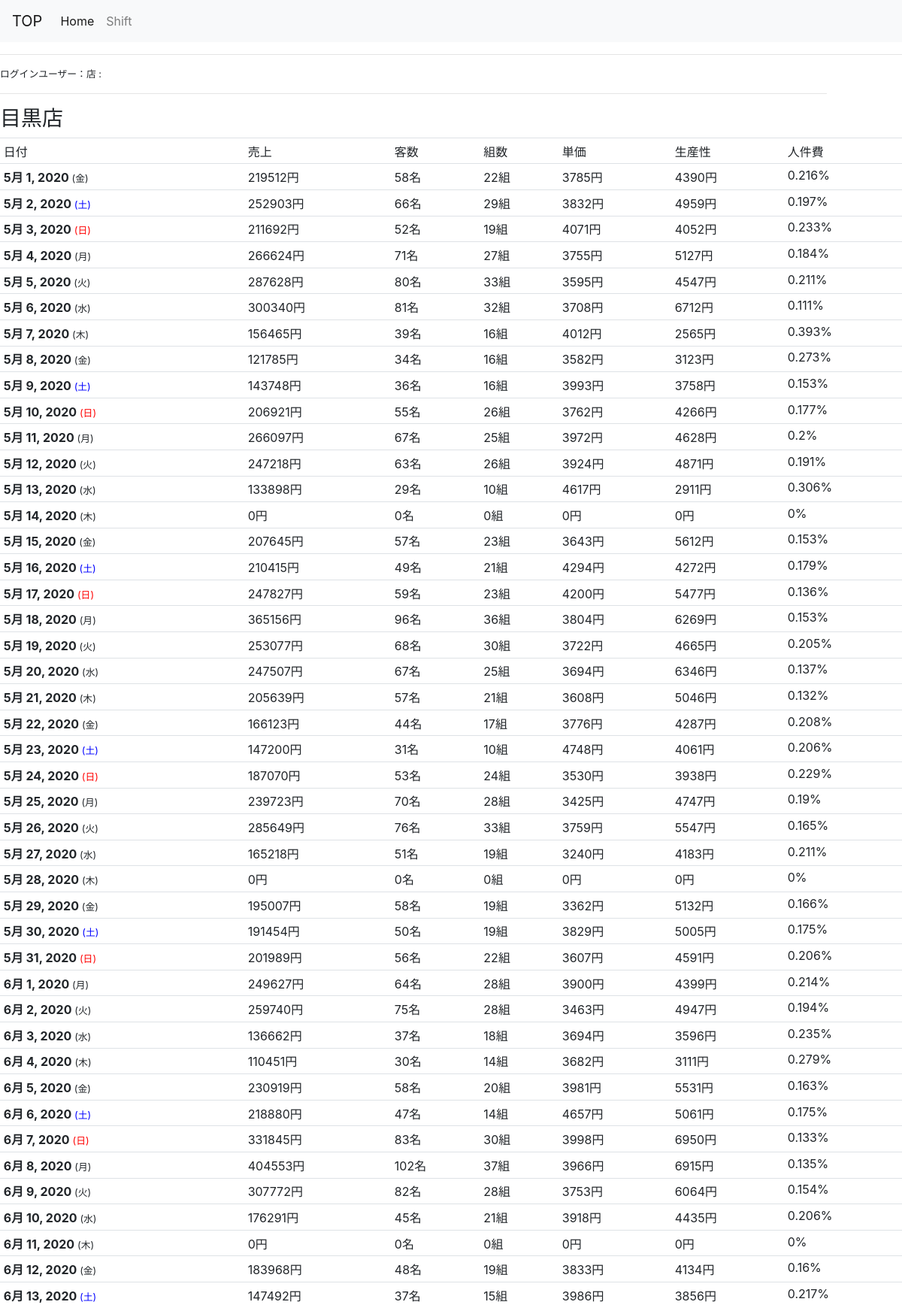
The app's page /data_list/ (upper part) with its own data.
### data/models.py (models this page shows, shortened)
class Shopdata(models.Model):
    days = models.DateField('日付', blank=True)
    CATEGORY = (
        ('0', '目黒'),
        ('1', '上野広小路'),
        ('2', '神保町白山通り'),
        ('3', '北千住'),
    )
    shop = models.CharField('店舗', max_length=10,blank=True, choices=CATEGORY)
    sales = models.IntegerField('売上',blank=True,default="0")
    gest = models.IntegerField('客数' , blank=True,default="0")
    gloup = models.IntegerField('組数',  blank=True,default="0")
    one = models.IntegerField('単価', blank=True,default="0")
    maketime= models.IntegerField('生産性', blank=True,default="0")
    labor  = models.FloatField('人件費率', blank=True,default="0")
    class Meta:
        verbose_name = '計数管理'
        verbose_name_plural = '一覧'

### data/views.py (the view)
# urls.py: path('data_list/', views.Datalist.as_view(), name='data_list'),
class Datalist(generic.ListView):
    model = Shopdata
    template_name = 'data/data_list.html'

### data/templates/data/data_list.html (shortened to what this page needs)
{% extends "register/base.html" %}
{% block content %}
{% for a in shopdata_list %}
{% if forloop.first %}
<h3>{{a.get_shop_display}}店</h3>
{% endif %}
{% endfor %}
<table class="table table-sm">
    <tr>
        <td>日付</td>
        <td>売上</td>
        <td>客数</td>
        <td>組数</td>
        <td>単価</td>
        <td>生産性</td>
        <td>人件費</td>
    </tr>
{% for data in shopdata_list %}
<tr>
<th>{{data.days}}
    {% if data.days|date:"D" == "日" %}
    <small><span style="color: #F00;">({{ data.days | date:"D" }})</span>
    </small></td>
    {% elif data.days|date:"D" == "土" %}
    <small>
          <span style="color:#0000FF">({{ data.days | date:"D" }})</span>
    </small></td>
    {% else %}
    <small>({{ data.days|date:"D" }})</small></td>
           {% endif %}
</th>
<td>{{data.sales}}円</td>
<td>{{data.gest}}名</td>
<td>{{data.gloup}}組</td>
<td>{{data.one}}円</td>
<td>{{data.maketime}}円</td>
<td>{{data.labor}}%</td>
</tr>
{% endfor %}
</table>
{% endblock %}

### records on screen
Shopdata: shop "目黒", days "5月 1, 2020", days "金", sales "219512", gest "58", gloup "22", one "3785", maketime "4390", labor "0.216"
Shopdata: days "5月 2, 2020", days "土", sales "252903", gest "66", gloup "29", one "3832", maketime "4959", labor "0.197"
Shopdata: days "5月 3, 2020", days "日", sales "211692", gest "52", gloup "19", one "4071", maketime "4052", labor "0.233"
Shopdata: days "5月 4, 2020", days "月", sales "266624", gest "71", gloup "27", one "3755", maketime "5127", labor "0.184"
Shopdata: days "5月 5, 2020", days "火", sales "287628", gest "80", gloup "33", one "3595", maketime "4547", labor "0.211"
Shopdata: days "5月 6, 2020", days "水", sales "300340", gest "81", gloup "32", one "3708", maketime "6712", labor "0.111"
Shopdata: days "5月 7, 2020", days "木", sales "156465", gest "39", gloup "16", one "4012", maketime "2565", labor "0.393"
Shopdata: days "5月 8, 2020", days "金", sales "121785", gest "34", gloup "16", one "3582", maketime "3123", labor "0.273"
Shopdata: days "5月 9, 2020", days "土", sales "143748", gest "36", gloup "16", one "3993", maketime "3758", labor "0.153"
Shopdata: days "5月 10, 2020", days "日", sales "206921", gest "55", gloup "26", one "3762", maketime "4266", labor "0.177"
Shopdata: days "5月 11, 2020", days "月", sales "266097", gest "67", gloup "25", one "3972", maketime "4628", labor "0.2"
Shopdata: days "5月 12, 2020", days "火", sales "247218", gest "63", gloup "26", one "3924", maketime "4871", labor "0.191"
Shopdata: days "5月 13, 2020", days "水", sales "133898", gest "29", gloup "10", one "4617", maketime "2911", labor "0.306"
Shopdata: days "5月 14, 2020", days "木", sales "0", gest "0", gloup "0", one "0", maketime "0", labor "0"
Shopdata: days "5月 15, 2020", days "金", sales "207645", gest "57", gloup "23", one "3643", maketime "5612", labor "0.153"
Shopdata: days "5月 16, 2020", days "土", sales "210415", gest "49", gloup "21", one "4294", maketime "4272", labor "0.179"
Shopdata: days "5月 17, 2020", days "日", sales "247827", gest "59", gloup "23", one "4200", maketime "5477", labor "0.136"
Shopdata: days "5月 18, 2020", days "月", sales "365156", gest "96", gloup "36", one "3804", maketime "6269", labor "0.153"
Shopdata: days "5月 19, 2020", days "火", sales "253077", gest "68", gloup "30", one "3722", maketime "4665", labor "0.205"
Shopdata: days "5月 20, 2020", days "水", sales "247507", gest "67", gloup "25", one "3694", maketime "6346", labor "0.137"
Shopdata: days "5月 21, 2020", days "木", sales "205639", gest "57", gloup "21", one "3608", maketime "5046", labor "0.132"
Shopdata: days "5月 22, 2020", days "金", sales "166123", gest "44", gloup "17", one "3776", maketime "4287", labor "0.208"
Shopdata: days "5月 23, 2020", days "土", sales "147200", gest "31", gloup "10", one "4748", maketime "4061", labor "0.206"
Shopdata: days "5月 24, 2020", days "日", sales "187070", gest "53", gloup "24", one "3530", maketime "3938", labor "0.229"
Shopdata: days "5月 25, 2020", days "月", sales "239723", gest "70", gloup "28", one "3425", maketime "4747", labor "0.19"
Shopdata: days "5月 26, 2020", days "火", sales "285649", gest "76", gloup "33", one "3759", maketime "5547", labor "0.165"
Shopdata: days "5月 27, 2020", days "水", sales "165218", gest "51", gloup "19", one "3240", maketime "4183", labor "0.211"
Shopdata: days "5月 28, 2020", days "木", sales "0", gest "0", gloup "0", one "0", maketime "0", labor "0"
Shopdata: days "5月 29, 2020", days "金", sales "195007", gest "58", gloup "19", one "3362", maketime "5132", labor "0.166"
Shopdata: days "5月 30, 2020", days "土", sales "191454", gest "50", gloup "19", one "3829", maketime "5005", labor "0.175"
Shopdata: days "5月 31, 2020", days "日", sales "201989", gest "56", gloup "22", one "3607", maketime "4591", labor "0.206"
Shopdata: days "6月 1, 2020", days "月", sales "249627", gest "64", gloup "28", one "3900", maketime "4399", labor "0.214"
Shopdata: days "6月 2, 2020", days "火", sales "259740", gest "75", gloup "28", one "3463", maketime "4947", labor "0.194"
Shopdata: days "6月 3, 2020", days "水", sales "136662", gest "37", gloup "18", one "3694", maketime "3596", labor "0.235"
Shopdata: days "6月 4, 2020", days "木", sales "110451", gest "30", gloup "14", one "3682", maketime "3111", labor "0.279"
Shopdata: days "6月 5, 2020", days "金", sales "230919", gest "58", gloup "20", one "3981", maketime "5531", labor "0.163"
Shopdata: days "6月 6, 2020", days "土", sales "218880", gest "47", gloup "14", one "4657", maketime "5061", labor "0.175"
Shopdata: days "6月 7, 2020", days "日", sales "331845", gest "83", gloup "30", one "3998", maketime "6950", labor "0.133"
Shopdata: days "6月 8, 2020", days "月", sales "404553", gest "102", gloup "37", one "3966", maketime "6915", labor "0.135"
Shopdata: days "6月 9, 2020", days "火", sales "307772", gest "82", gloup "28", one "3753", maketime "6064", labor "0.154"
Shopdata: days "6月 10, 2020", days "水", sales "176291", gest "45", gloup "21", one "3918", maketime "4435", labor "0.206"
Shopdata: days "6月 11, 2020", days "木", sales "0", gest "0", gloup "0", one "0", maketime "0", labor "0"
Shopdata: days "6月 12, 2020", days "金", sales "183968", gest "48", gloup "19", one "3833", maketime "4134", labor "0.16"
Shopdata: days "6月 13, 2020", days "土", sales "147492", gest "37", gloup "15", one "3986", maketime "3856", labor "0.217"
